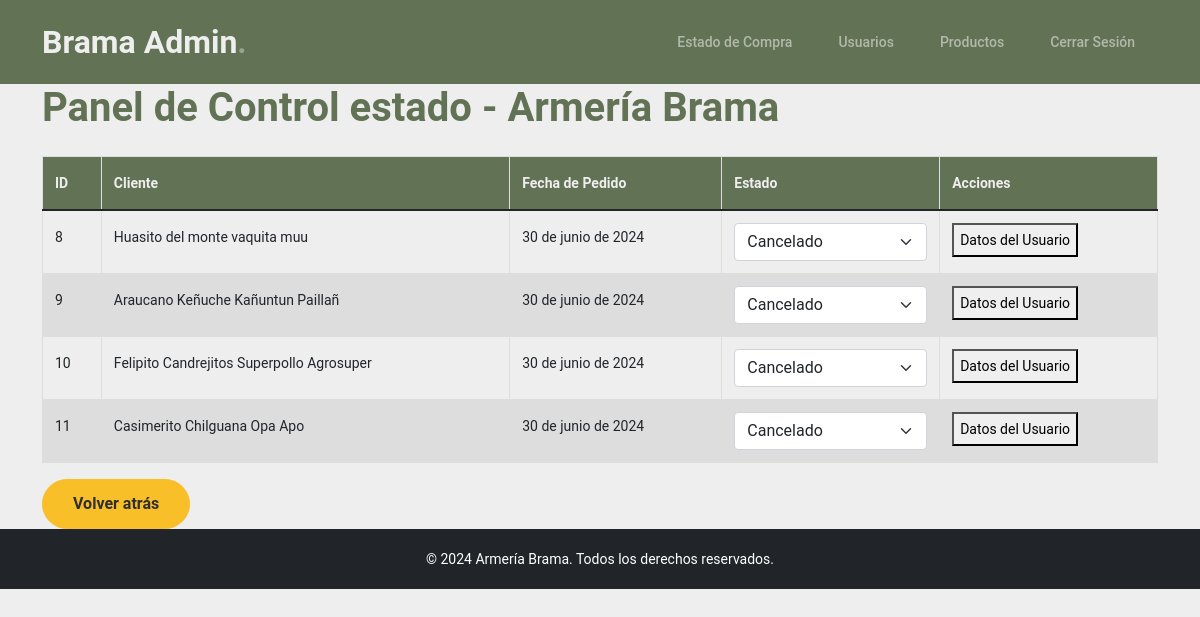
The page /panelcontrolestadocompra/ on the database its author committed.
### aplicacion/models.py (models this page shows, shortened)
class Pedido(models.Model):
    usuario = models.ForeignKey(Usuario, on_delete=models.PROTECT)
    id = models.AutoField(primary_key=True)
    nombre_cliente = models.CharField(max_length=100)
    direccion = models.CharField(max_length=200)
    correo = models.EmailField()
    celular = models.CharField(max_length=20)
    region = models.CharField(max_length=25, choices=REGIONES, default='CONCEPCION')
    fecha_pedido = models.DateField(auto_now_add=True)
    boleta = models.CharField(max_length=15, choices=[
        ('sin_boleta', 'Sin boleta'),
        ('con_boleta', 'Con boleta'),
    ])
    estado = models.CharField(max_length=20, choices=[
        ('cancelado', 'Cancelado'),
        ('en_proceso', 'En Proceso'),
        ('finalizado', 'Finalizado'),
    ], default='en_proceso')
    adicional = models.TextField(blank=True, null=True)  # Añadimos el campo adicional

### aplicacion/views.py (the view)
# urls.py: path('panelcontrolestadocompra/', panelcontrolestadocompra, name='panelcontrolestadocompra'),
def panelcontrolestadocompra (request):
    pedidos=Pedido.objects.all()
    datos={
        "pedidos":pedidos
    }
    return render(request, "aplicacion/panelcontrolestadocompra.html", datos)

### aplicacion/templates/aplicacion/panelcontrolestadocompra.html (shortened to what this page needs)
<!DOCTYPE html>
<html lang="es">
<head>
    <link rel="shortcut icon" href="{% load static %}{% static 'logo.png' %}">
    <link href="{% static 'aplicacion/css/bootstrap.min.css' %}" rel="stylesheet">
    <link rel="stylesheet" href="https://cdnjs.cloudflare.com/ajax/libs/font-awesome/6.0.0-beta3/css/all.min.css">
    <link href="{% static 'aplicacion/css/tiny-slider.css' %}" rel="stylesheet">
    <link href="{% static 'aplicacion/css/style.css' %}" rel="stylesheet">
</head>
<body>
    <nav class="custom-navbar navbar navbar-expand-md navbar-dark bg-dark" aria-label="Furni navigation bar">
        <div class="container">
            <a class="navbar-brand" href="{% url 'panelcontrol' %}">Brama Admin<span>.</span></a>
            <div class="collapse navbar-collapse" id="navbarsFurni">
                <ul class="custom-navbar-nav navbar-nav ms-auto mb-2 mb-md-0">
                    <li class="nav-item">
                        <a class="nav-link" href="{% url 'panelcontrolestadocompra' %}">Estado de Compra</a>
                    </li>
                    <li class="nav-item">
                        <a class="nav-link" href="{% url 'personas' %}">Usuarios</a>
                    </li>
                    <li class="nav-item">
                        <a class="nav-link" href="{% url 'productos' %}">Productos</a>
                    </li>
                    <li class="nav-item">
                        <a class="nav-link" href="{% url 'panelcerrarsesion' %}">Cerrar Sesión</a>
                    </li>
                </ul>
            </div>
        </div>
    </nav>
    <div class="container">
        <header class="header">
            <h1>Panel de Control estado - Armería Brama</h1>
        </header>
        <section class="mt-4">
            <div class="table-responsive">
                <table class="table table-hover">
                    <thead>
                        <tr>
                            <th>ID</th>
                            <th>Cliente</th>
                            <th>Fecha de Pedido</th>
                            <th>Estado</th>
                            <th>Acciones</th>
                        </tr>
                    </thead>
                    <tbody>
                        {% for p in pedidos %}
                        <tr>
                            <td>{{ p.id }}</td>
                            <td>{{ p.nombre_cliente }}</td>
                            <td>{{ p.fecha_pedido }}</td>
                            <td>
                                <select class="form-select" name="estado" onchange="actualizarEstado(this, {{ p.id }})">
                                    <option value="cancelado" {% if p.estado == 'cancelado' %}selected{% endif %}>Cancelado</option>
                                </select>
                            </td>
                            <td>
                                <button class="btn-detalle" id="myBtn{{ p.id }}">Datos del Usuario</button>
                            </td>
                        </tr>
                        {% endfor %}
                    </tbody>
                </table>
            </div>
            <div class="back-button">
                <a href="{% url 'panelcontrol' %}" class="btn btn-secondary">Volver atrás</a>
            </div>
        </section>
    </div>
    <footer class="footer text-center py-3 bg-dark text-white">
        © 2024 Armería Brama. Todos los derechos reservados.
    </footer>
    </body>
    </html>

### aplicacion/static/aplicacion/css/style.css (style rules this page uses)
body { overflow-x: hidden; position: relative; }
body { font-family: "Inter", sans-serif; font-weight: 400; line-height: 28px; color: #6a6a6a; font-size: 14px; background-color: #eff2f1; }
a { text-decoration: none; -webkit-transition: .3s all ease; -o-transition: .3s all ease; transition: .3s all ease; color: #2f2f2f; text-decoration: underline; }
.custom-navbar { background: #627254 !important; padding-top: 20px; padding-bottom: 20px; }
.custom-navbar .navbar-brand { font-size: 32px; font-weight: 600; }
.custom-navbar .navbar-brand > span { opacity: .4; }
@media (min-width: 992px) { .custom-navbar .custom-navbar-nav li { margin-left: 15px; margin-right: 15px; } }
.custom-navbar .custom-navbar-nav li a { font-weight: 500; color: #ffffff !important; opacity: .5; -webkit-transition: .3s all ease; -o-transition: .3s all ease; transition: .3s all ease; position: relative; }
@media (min-width: 768px) { .custom-navbar .custom-navbar-nav li a:before { content: ""; position: absolute; bottom: 0; left: 8px; right: 8px; background: #f9bf29; height: 5px; opacity: 1; visibility: visible; width: 0; -webkit-transition: .15s all ease-out; -o-transition: .15s all ease-out; transition: .15s all ease-out; } }
.btn { font-weight: 600; padding: 12px 30px; border-radius: 30px; color: #ffffff; background: #2f2f2f; border-color: #2f2f2f; }
.btn.btn-secondary { color: #2f2f2f; background: #f9bf29; border-color: #f9bf29; }
:root { --dark-green: #627254; --light-green: #76885B; --gray: #DDDDDD; --light-gray: #EEEEEE; }
body { background-color: var(--light-gray); color: var(--dark-green); }
h1 { color: var(--light-green); }
body { font-family: 'Roboto', sans-serif; background-color: #EEEEEE; }
h1 { color: #627254; font-weight: 700; }

### aplicacion/templates/aplicacion/panelcontrolestadocompra.html (style rules this page uses)
body { background-color: #EEEEEE; color: #627254; }
.navbar { background-color: #627254; }
.navbar-brand { color: #EEEEEE !important; }
.navbar-nav .nav-link { color: #EEEEEE !important; }
.header h1 { color: #627254; }
.table-hover th, .table-hover td { border: 1px solid #DDDDDD; padding: 12px; text-align: left; }
.table-hover th { background-color: #627254; color: #EEEEEE; }
.table-hover tr:nth-child(even) { background-color: #DDDDDD; }
.btn-secondary { background-color: #627254; border-color: #627254; }

### rows shown on the page
Pedido: id "8", nombre_cliente "Huasito del monte vaquita muu", fecha_pedido "30 de junio de 2024", estado "Cancelado"
Pedido: id "9", nombre_cliente "Araucano Keñuche Kañuntun Paillañ", fecha_pedido "30 de junio de 2024", estado "Cancelado"
Pedido: id "10", nombre_cliente "Felipito Candrejitos Superpollo Agrosuper", fecha_pedido "30 de junio de 2024", estado "Cancelado"
Pedido: id "11", nombre_cliente "Casimerito Chilguana Opa Apo", fecha_pedido "30 de junio de 2024", estado "Cancelado"
